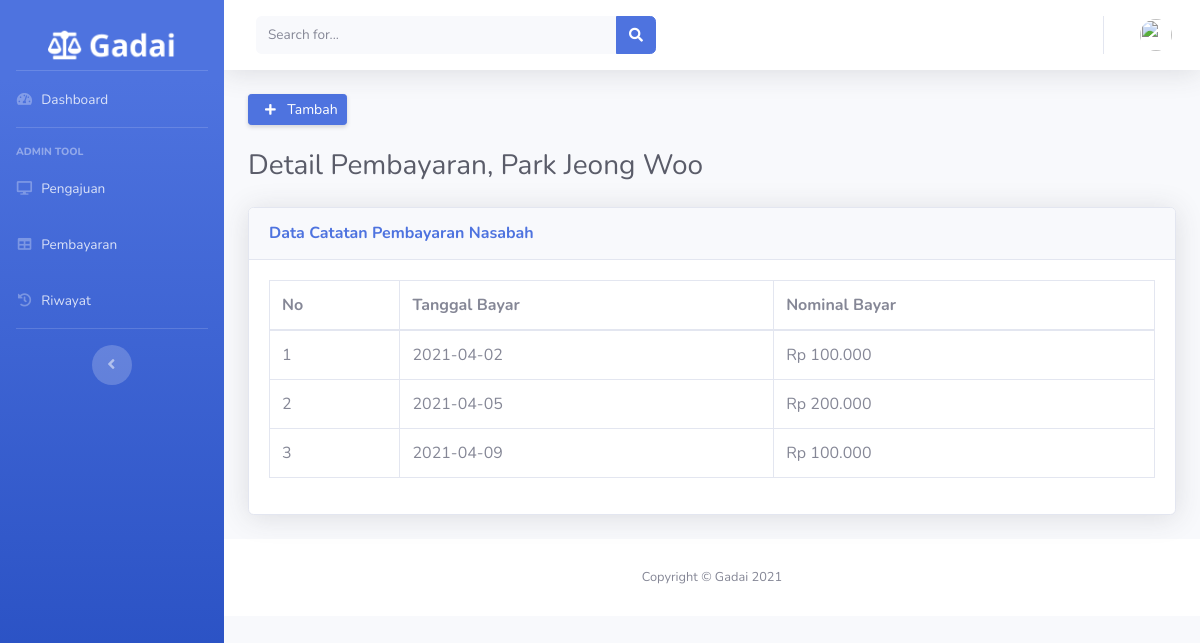
The page /Pembayaran/detailPembayaran/1 on the database as committed earlier.
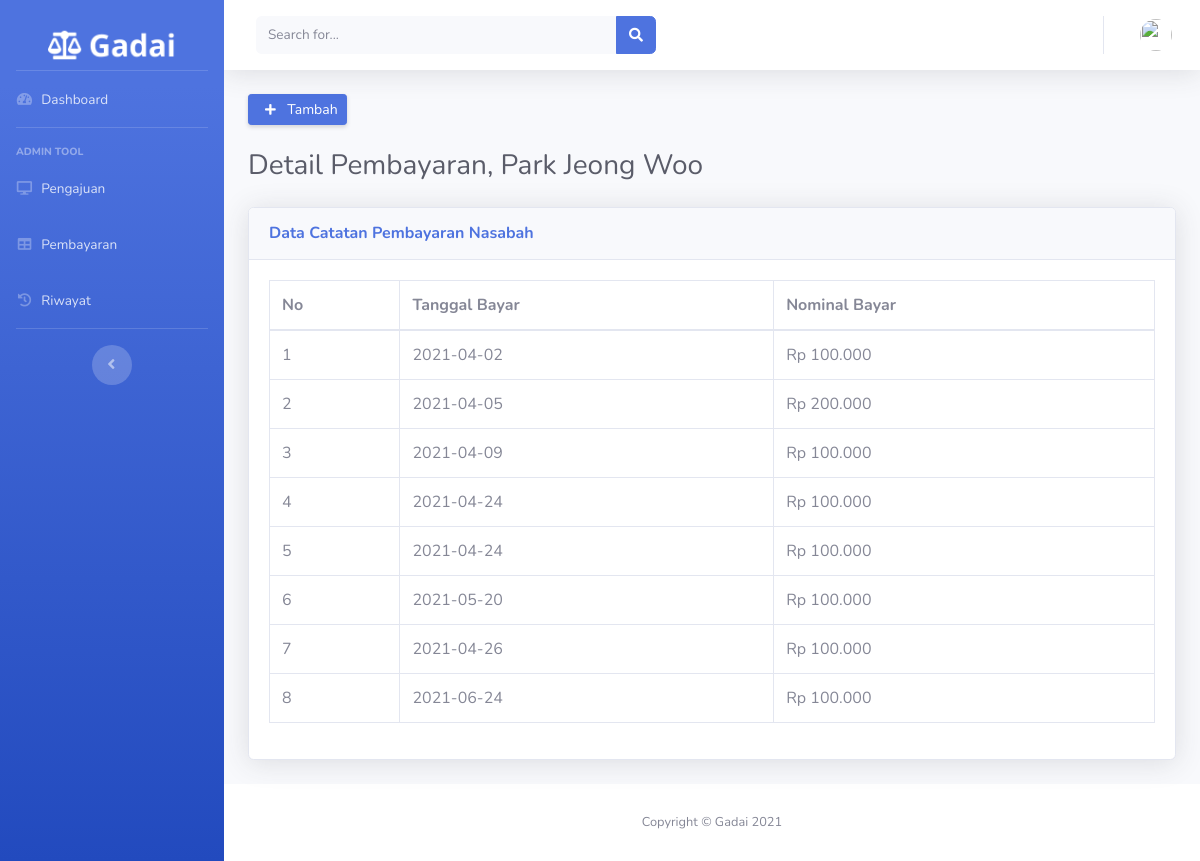
The same page on the database as committed later.
### tables this page shows
CREATE TABLE `pengajuan_gadai` (
  `id` int(11) NOT NULL,
  `nama_nasabah` varchar(128) NOT NULL,
  `alamat` varchar(128) NOT NULL,
  `tanggal_pinjam` date NOT NULL,
  `batas_pengembalian` date NOT NULL,
  `jumlah_peminjaman` int(11) NOT NULL,
  `nama_jaminan` varchar(128) NOT NULL,
  `bukti_jaminan` varchar(128) NOT NULL
);

CREATE TABLE `catatan_pembayaran` (
  `id` int(11) NOT NULL,
  `id_pengajuan` int(11) NOT NULL,
  `tanggal_bayar` date NOT NULL,
  `nominal_bayar` int(11) NOT NULL,
  `bukti_bayar` varchar(128) NOT NULL,
  `status_gadai` int(2) NOT NULL
);

### application/controllers/Pembayaran.php (called while the page is built, shortened)
<?php
class Pembayaran extends CI_Controller
{
    public function __construct()
    {
        $this->load->model(array('Pembayaran_model'));
    }
    public function detailPembayaran($id)
    {
        $data['title'] = 'DetailPembayaran';
        $data['user'] = $this->db->get_where('user_admin', ['email' => $this->session->userdata('email')])->row_array();
        $data['pembayaran'] = $this->Pembayaran_model->getNasabahById($id);
        $data['catatanpembayaran'] = $this->Pembayaran_model->getDataPembayaran($id);
        $this->load->view('templates/header', $data);
        $this->load->view('templates/sidebar', $data);
        $this->load->view('templates/topbar', $data);
        $this->load->view('admin/detailPembayaran', $data);
        $this->load->view('templates/footer');
    }
}

### index.php (called while the page is built, shortened)
<?php
require_once BASEPATH.'core/CodeIgniter.php';

### application/models/Pembayaran_model.php (called while the page is built, shortened)
<?php
class Pembayaran_model extends CI_Model
{
    public function getNasabahById($id)
    {
        $this->db->from('catatan_pembayaran');
        $this->db->join('pengajuan_gadai', 'pengajuan_gadai.id = catatan_pembayaran.id_pengajuan');
        $this->db->group_by(array('id_pengajuan'));
        $this->db->where(['id_pengajuan' => $id]);
        return $this->db->get()->row_array();
    }
    public function getDataPembayaran($id)
    {
        $this->db->select("*");
        $this->db->from('catatan_pembayaran');
        $this->db->join('pengajuan_gadai', 'pengajuan_gadai.id = catatan_pembayaran.id_pengajuan');
        $this->db->where(['id_pengajuan' => $id]);
        return $this->db->get()->result_array();
    }
}

### application/views/admin/detailPembayaran.php (the view, shortened to what this page needs)
<div class="container-fluid">
    <div class="d-sm-flex align-items-center justify-content-between mb-4">
        <a href="<?php echo base_url('Pembayaran/tambahPembayaran'); ?>" class="d-none d-sm-inline-block btn btn-sm btn-primary shadow-sm ">
            <i class="fa fa-plus fa-sm text-white-100 mx-2">
            </i> Tambah</a>
    </div>
    <h1 class="h3 mb-4 text-gray-800 text-left"><?php echo 'Detail Pembayaran, ' . $pembayaran['nama_nasabah']; ?></h1>
    <div class="card shadow mb-4">
        <div class="card-header py-3">
            <h6 class="m-0 font-weight-bold text-primary">Data Catatan Pembayaran Nasabah</h6>
        </div>
        <div class="card-body">
            <div class="table-responsive">
                <table class="table table-bordered" id="dataTable" width="100%" cellspacing="0">
                    <thead>
                        <tr>
                            <th>No</th>
                            <th>Tanggal Bayar</th>
                            <th>Nominal Bayar</th>
                        </tr>
                    </thead>
                    <tbody>
                        <?php $no = 1;
                        foreach ($catatanpembayaran as $catatan) { ?>
                            <tr>
                                <td><?php echo $no++; ?></td>
                                <td><?php echo $catatan['tanggal_bayar']; ?></td>
                                <td><?php echo "Rp " . number_format($catatan['nominal_bayar'], 0, ",", ".")  ?></td>
                            </tr>
                        <?php } ?>
                    </tbody>
                </table>
            </div>
        </div>
    </div>
</div>

### application/views/templates/header.php (shortened to what this page needs)
<!DOCTYPE html>
<html lang="en">
<head>
    <link href="<?php echo base_url('assets/'); ?>vendor/fontawesome-free/css/all.min.css" rel="stylesheet" type="text/css">
    <link href="<?php echo base_url('assets/'); ?>css/sb-admin-2.min.css" rel="stylesheet">
</head>
<body id="page-top">
    <div id="wrapper">

### application/views/templates/sidebar.php
<ul class="navbar-nav bg-gradient-primary sidebar sidebar-dark accordion" id="accordionSidebar">
    <a class="sidebar-brand d-flex align-items-center justify-content-center" href="<?php echo base_url('Dashboard/index') ?>">
        <div class="sidebar-brand">
            <img class="img-responsive mx-2" style="width: 80%" src="<?php echo base_url('assets/'); ?>img/Logo_White.png">
        </div>
    </a>
    <hr class="sidebar-divider my-0">
    <li class="nav-item">
        <a class="nav-link" href="<?php echo base_url('Dashboard') ?>">
            <i class="fas fa-fw fa-tachometer-alt"></i>
            <span>Dashboard</span></a>
    </li>
    <hr class="sidebar-divider">
    <div class="sidebar-heading">
        Admin Tool
    </div>
    <li class="nav-item">
        <a class="nav-link" href="<?php echo base_url('PengajuanGadai'); ?>">
            <i class="fas fa-fw fa fa-desktop"></i>
            <span>Pengajuan</span></a>
    </li>
    <li class="nav-item">
        <a class="nav-link" href="<?php echo base_url('Pembayaran'); ?>">
            <i class="fas fa-fw fa fa-table"></i>
            <span>Pembayaran</span> </a>
    </li>
    <li class="nav-item">
        <a class="nav-link" href="<?php echo base_url('Dashboard/riwayatpembayaran');  ?>">
            <i class="fas fa-fw fa fa-history"></i>
            <span>Riwayat</span> </a>
    </li>
    <hr class="sidebar-divider d-none d-md-block">
    <div class="text-center d-none d-md-inline">
        <button class="rounded-circle border-0" id="sidebarToggle"></button>
    </div>
</ul>

### application/views/templates/topbar.php (shortened to what this page needs)
<div id="content-wrapper" class="d-flex flex-column">
    <div id="content">
        <nav class="navbar navbar-expand navbar-light bg-white topbar mb-4 static-top shadow">
            <form class="d-none d-sm-inline-block form-inline mr-auto ml-md-3 my-2 my-md-0 mw-100 navbar-search">
                <div class="input-group">
                    <input type="text" class="form-control bg-light border-0 small" placeholder="Search for..." aria-label="Search" aria-describedby="basic-addon2">
                    <div class="input-group-append">
                        <button class="btn btn-primary" type="button">
                            <i class="fas fa-search fa-sm"></i>
                        </button>
                    </div>
                </div>
            </form>
            <ul class="navbar-nav ml-auto">
                <li class="nav-item dropdown no-arrow">
                    <a class="nav-link dropdown-toggle" href="#" id="userDropdown" role="button" data-toggle="dropdown" aria-haspopup="true" aria-expanded="false">
                        <img class="img-profile rounded-circle" src="<?php echo base_url('assets/img/profile/') . $user['image']; ?>">
                    </a>
                </li>
            </ul>
        </nav>

### application/views/templates/footer.php (shortened to what this page needs)
<footer class="sticky-footer bg-white">
    <div class="container my-auto">
        <div class="copyright text-center my-auto">
            <span>Copyright &copy; Gadai 2021</span>
        </div>
    </div>
</footer>
</div>
</div>
</body>
</html>

Rows that differ between the two databases and show on the page:
added catatan_pembayaran: tanggal_bayar "2021-04-24", nominal_bayar "100.000"
added catatan_pembayaran: tanggal_bayar "2021-04-24", nominal_bayar "100.000"
added catatan_pembayaran: tanggal_bayar "2021-05-20", nominal_bayar "100.000"
added catatan_pembayaran: tanggal_bayar "2021-04-26", nominal_bayar "100.000"
added catatan_pembayaran: tanggal_bayar "2021-06-24", nominal_bayar "100.000"
